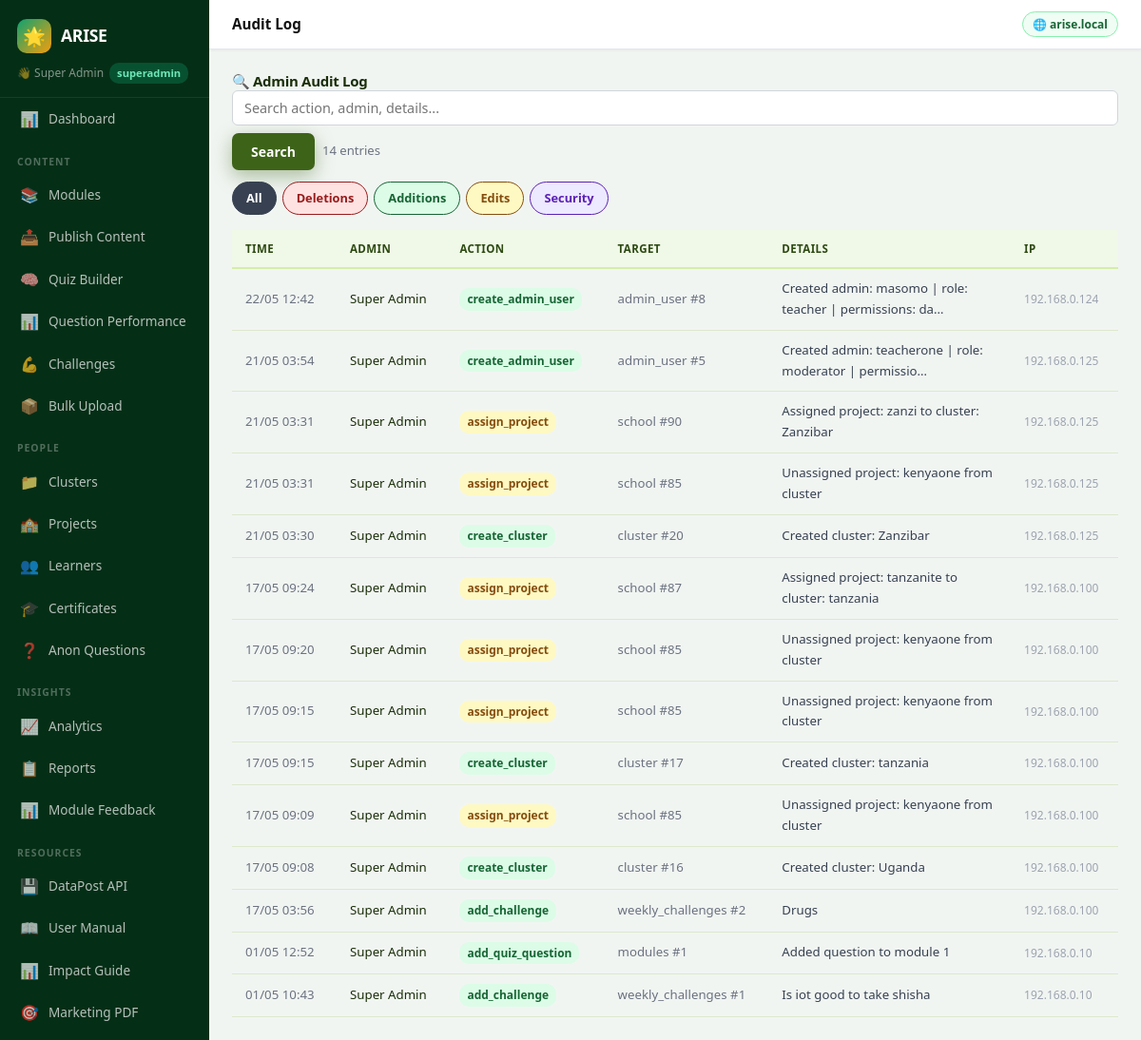
/admin/dashboard?p=audit (signed in), run on the app's committed database.
### tables this page shows
CREATE TABLE arise_audit_log (
    id INTEGER PRIMARY KEY AUTOINCREMENT,
    admin_id INTEGER,
    admin_name TEXT,
    action TEXT NOT NULL,
    target_type TEXT,
    target_id INTEGER,
    details TEXT,
    ip_address TEXT,
    created_at DATETIME DEFAULT CURRENT_TIMESTAMP
);

### includes/config.php (called while the page is built, shortened)
<?php
function db(): SQLite3 {
    static $db = null;
    if ($db === null) {
        $db = new SQLite3(DB_PATH);
        $db->enableExceptions(true);
        $db->exec('PRAGMA journal_mode=WAL');
        $db->exec('PRAGMA foreign_keys=ON');
    }
    return $db;
}

### admin/pages/admin_audit.php (the view, shortened to what this page needs)
<?php
$filter   = trim($_GET['filter'] ?? '');
$typeFilter = trim($_GET['type'] ?? '');
$page     = max(1, intval($_GET['pg'] ?? 1));
$perPage  = 50;
$offset   = ($page - 1) * $perPage;
$conditions = [];
$where = $conditions ? 'WHERE ' . implode(' AND ', $conditions) : '';
$total   = (int)(db()->querySingle("SELECT COUNT(*) FROM arise_audit_log $where") ?? 0);
$rows    = db()->query("SELECT * FROM arise_audit_log $where ORDER BY created_at DESC LIMIT $perPage OFFSET $offset");
$list    = [];
while ($r = $rows->fetchArray(SQLITE3_ASSOC)) $list[] = $r;
function auditBadge(string $action): array {
    if (preg_match('/add|create|import|activate/', $action))  return ['#dcfce7', '#166534'];
    if (preg_match('/edit|update|reset|assign/', $action))    return ['#fef9c3', '#854d0e'];
    return ['#dbeafe', '#1e40af'];
}
?>
<h4>🔍 Admin Audit Log</h4>
<form method="get" style="display:flex;align-items:center;gap:8px;flex-wrap:wrap;margin-bottom:12px;">
  <input type="text" name="filter"
         placeholder="Search action, admin, details..."
         value="<?= htmlspecialchars($filter) ?>"
         style="padding:8px 12px;border:1px solid #d1d5db;border-radius:6px;font-size:.9rem;font-family:inherit;min-width:240px;">
  <button type="submit" class="btn btn-primary">Search</button>
  <span style="font-size:.82rem;color:#6b7280;align-self:center;"><?= number_format($total) ?> entries</span>
</form>
<div style="display:flex;gap:6px;flex-wrap:wrap;margin-bottom:16px;">
  <?php
  $types = [
      '' => ['All', '#f3f4f6', '#374151'],
      'delete' => ['Deletions', '#fee2e2', '#991b1b'],
      'add'    => ['Additions', '#dcfce7', '#166534'],
      'edit'   => ['Edits', '#fef9c3', '#854d0e'],
      'login'  => ['Security', '#ede9fe', '#5b21b6'],
  ];
  foreach ($types as $key => [$label, $bg, $color]):
      $active = $typeFilter === $key;
      $url = '?' . http_build_query(array_filter(['p' => 'audit', 'filter' => $filter, 'type' => $key], fn($v) => $v !== ''));
  ?>
  <a href="<?= $url ?>"
     style="padding:6px 14px;border-radius:20px;font-size:.8rem;font-weight:600;text-decoration:none;
            background:<?= $active ? $color : $bg ?>;color:<?= $active ? 'white' : $color ?>;
            border:1.5px solid <?= $color ?>;">
    <?= $label ?>
  </a>
  <?php endforeach; ?>
</div>
<?php if ($list): ?>
<div style="overflow-x:auto">
  <table class="arise-table" style="font-size:.83rem;">
    <thead>
      <tr>
        <th style="width:110px;">Time</th>
        <th>Admin</th>
        <th>Action</th>
        <th>Target</th>
        <th>Details</th>
        <th>IP</th>
      </tr>
    </thead>
    <tbody>
    <?php foreach ($list as $r):
      [$badgeBg, $badgeColor] = auditBadge($r['action']);
      $detailsFull = $r['details'] ?? '';
      $detailsShort = mb_substr($detailsFull, 0, 55) . (mb_strlen($detailsFull) > 55 ? '…' : '');
      $rowId = 'al' . $r['id'];
    ?>
    <tr onclick="toggleDetail('<?= $rowId ?>')" style="cursor:pointer;" title="Click to expand">
      <td style="white-space:nowrap;color:#6b7280;"><?= date('d/m H:i', strtotime($r['created_at'])) ?></td>
      <td><?= htmlspecialchars($r['admin_name'] ?? '') ?></td>
      <td>
        <span style="display:inline-block;padding:2px 8px;border-radius:10px;font-size:.75rem;font-weight:700;background:<?= $badgeBg ?>;color:<?= $badgeColor ?>;">
          <?= htmlspecialchars($r['action']) ?>
        </span>
      </td>
      <td style="color:#6b7280;">
        <?= htmlspecialchars($r['target_type'] ?? '') ?><?= $r['target_id'] ? ' #' . $r['target_id'] : '' ?>
      </td>
      <td style="max-width:240px;color:#374151;">
        <span class="detail-short"><?= htmlspecialchars($detailsShort) ?></span>
      </td>
      <td style="color:#9ca3af;font-size:.75rem;"><?= htmlspecialchars($r['ip_address'] ?? '') ?></td>
    </tr>
    <?php endforeach; ?>
    </tbody>
  </table>
</div>
<?php else: ?>
  <div class="alert alert-info">No audit log entries <?= ($filter || $typeFilter) ? 'matching your filter' : 'yet' ?>.</div>
<?php endif; ?>

### public/css/style.css (style rules this page uses)
:root { --green: #3D6318; --green-dark: #2D4A12; --green-deeper:#1E3209; --green-mid: #4F7E20; --green-light: #D4EDAA; --green-pale: #F0F8E8; --orange: #FF9700; --orange-dark: #E07800; --orange-deeper:#B86200; --orange-light: #FFE4A3; --orange-pale: #FFF7E6; --blue: #1D4ED8; --blue-light: #DBEAFE; --blue-pale: #EFF6FF; --purple: #7C3AED; --purple-light:#EDE9FE; --purple-pale: #F5F3FF; --ok: #3D6318; --ok-l: #D4EDAA; --err: #DC2626; --err-l: #FEE2E2; --warn: #FF9700; --warn-l: #FFE4A3; --info: #1D4ED8; --info-l: #DBEAFE; --dark: #1A2E08; --dark-2: #2D4A12; --mid: #4A6428; --muted: #8A9E70; --border: #DDE8CC; --bg: #F7FAF2; --white: #FFFFFF; --light: #EEF5E4; --shadow: 0 1px 3px rgba(0,0,0,.07), 0 1px 2px rgba(0,0,0,.05); --shadow-md: 0 4px 16px rgba(61,99,24,.14), 0 2px 8px rgba(0,0,0,.06); --shadow-lg: 0 10px 40px rgba(61,99,24,.18), 0 4px 12px rgba(0,0,0,.08); --shadow-g: 0 6px 20px rgba(61,99,24,.4); --shadow-o: 0 6px 20px rgba(255,151,0,.4); --r: 10px; --r-sm: 7px; --r-lg: 18px; --r-full: 9999px; --t: all .18s cubic-bezier(.4,0,.2,1); }
*,*::before,*::after { margin:0;padding:0;box-sizing:border-box; }
html { scroll-behavior:smooth; }
body { font-family:'Segoe UI',system-ui,-apple-system,sans-serif;background:linear-gradient(135deg,#0D5E3D 0%,#1E8055 35%,#FF9700 100%);background-attachment:fixed;color:var(--dark);font-size:15px;line-height:1.65;-webkit-font-smoothing:antialiased;min-height:100vh;overflow-y:scroll; }
h1,h2,h3,h4,h5 { font-family:'Segoe UI',system-ui,-apple-system,sans-serif;font-weight:700;letter-spacing:-.3px;line-height:1.25; }
a { color:var(--green);text-decoration:none;transition:var(--t); }
.btn { display:inline-flex;align-items:center;justify-content:center;gap:6px;padding:10px 20px;border-radius:var(--r-sm);font-family:inherit;font-weight:700;font-size:.875rem;border:none;cursor:pointer;transition:var(--t);white-space:nowrap; }
.btn-primary { background:var(--green);color:#fff;box-shadow:var(--shadow-g); }
input[type=text],input[type=number],input[type=email],input[type=password],input[type=file],select,textarea { width:100%;padding:10px 14px;border:1.5px solid var(--border);border-radius:var(--r-sm);font-size:.9rem;font-family:inherit;background:#fff;color:var(--dark);transition:var(--t); }
.arise-table { width:100%;border-collapse:collapse;font-size:.875rem; }
.arise-table thead tr { background:var(--green-pale); }
.arise-table th { padding:10px 14px;text-align:left;border-bottom:2px solid var(--green-light);font-size:.72rem;text-transform:uppercase;letter-spacing:.4px;color:var(--green-dark);font-weight:700; }
.arise-table td { padding:10px 14px;border-bottom:1px solid var(--border);vertical-align:middle; }

### admin/index.php (style rules this page uses)
* { box-sizing:border-box;margin:0;padding:0; }
body { background:#f1f5f2;font-family:'Segoe UI',sans-serif;display:flex;min-height:100vh; }

### data on the page
arise_audit_log: created_at "22/05 12:42", admin_name "Super Admin", action "create_admin_user", target_type "admin_user", target "8", details "Created admin: masomo | role: teacher | permissions: da…", ip_address "192.168.0.124"
arise_audit_log: created_at "21/05 03:54", admin_name "Super Admin", action "create_admin_user", target_type "admin_user", target "5", details "Created admin: teacherone | role: moderator | permissio…", ip_address "192.168.0.125"
arise_audit_log: created_at "21/05 03:31", admin_name "Super Admin", action "assign_project", target_type "school", target "90", details "Assigned project: zanzi to cluster: Zanzibar", ip_address "192.168.0.125"
arise_audit_log: created_at "21/05 03:31", admin_name "Super Admin", action "assign_project", target_type "school", target "85", details "Unassigned project: kenyaone from cluster", ip_address "192.168.0.125"
arise_audit_log: created_at "21/05 03:30", admin_name "Super Admin", action "create_cluster", target_type "cluster", target "20", details "Created cluster: Zanzibar", ip_address "192.168.0.125"
arise_audit_log: created_at "17/05 09:24", admin_name "Super Admin", action "assign_project", target_type "school", target "87", details "Assigned project: tanzanite to cluster: tanzania", ip_address "192.168.0.100"
arise_audit_log: created_at "17/05 09:20", admin_name "Super Admin", action "assign_project", target_type "school", target "85", details "Unassigned project: kenyaone from cluster", ip_address "192.168.0.100"
arise_audit_log: created_at "17/05 09:15", admin_name "Super Admin", action "assign_project", target_type "school", target "85", details "Unassigned project: kenyaone from cluster", ip_address "192.168.0.100"
arise_audit_log: created_at "17/05 09:15", admin_name "Super Admin", action "create_cluster", target_type "cluster", target "17", details "Created cluster: tanzania", ip_address "192.168.0.100"
arise_audit_log: created_at "17/05 09:09", admin_name "Super Admin", action "assign_project", target_type "school", target "85", details "Unassigned project: kenyaone from cluster", ip_address "192.168.0.100"
arise_audit_log: created_at "17/05 09:08", admin_name "Super Admin", action "create_cluster", target_type "cluster", target "16", details "Created cluster: Uganda", ip_address "192.168.0.100"
arise_audit_log: created_at "17/05 03:56", admin_name "Super Admin", action "add_challenge", target_type "weekly_challenges", target "2", details "Drugs", ip_address "192.168.0.100"
arise_audit_log: created_at "01/05 12:52", admin_name "Super Admin", action "add_quiz_question", target_type "modules", target "1", details "Added question to module 1", ip_address "192.168.0.10"
arise_audit_log: created_at "01/05 10:43", admin_name "Super Admin", action "add_challenge", target_type "weekly_challenges", target "1", details "Is iot good to take shisha", ip_address "192.168.0.10"

### other printed values
$adminName "Super Admin"
$adminRole ?: 'admin' "superadmin"
$n['icon'] "📊"
$n['label'] "Dashboard"
$groupLabel "CONTENT"
$n['icon'] "📚"
$n['label'] "Modules"
$n['icon'] "📤"
$n['label'] "Publish Content"
$n['icon'] "🧠"
$n['label'] "Quiz Builder"
$n['label'] "Question Performance"
$n['icon'] "💪"
$n['label'] "Challenges"
$n['icon'] "📦"
